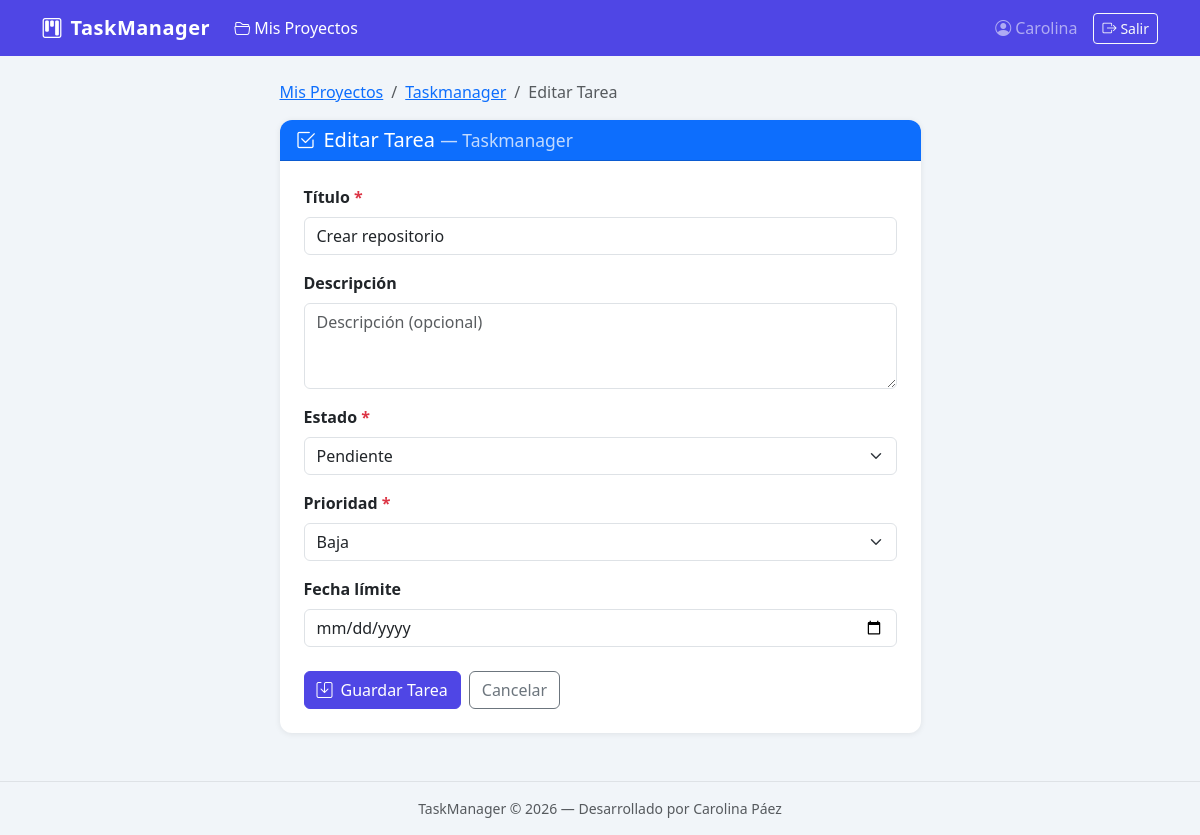
/projects/tareas/1/editar/ (signed in), run on the app's committed database.
### apps/projects/models.py (models this page shows, shortened)
class Project(models.Model):
    STATUS_ACTIVE   = 'active'
    STATUS_PAUSED   = 'paused'
    STATUS_FINISHED = 'finished'
    STATUS_CHOICES = [
        (STATUS_ACTIVE,   'Activo'),
        (STATUS_PAUSED,   'Pausado'),
        (STATUS_FINISHED, 'Finalizado'),
    ]
    owner = models.ForeignKey(
        User,
        on_delete=models.CASCADE,
        related_name='project_set',   # user.project_set.all()
        verbose_name='Propietario',
    )
    name = models.CharField(
        max_length=200,
        verbose_name='Nombre del proyecto',
    )
    description = models.TextField(
        blank=True,
        verbose_name='Descripción',
    )
    status = models.CharField(
        max_length=20,
        choices=STATUS_CHOICES,
        default=STATUS_ACTIVE,
        verbose_name='Estado',
    )
    deadline = models.DateField(
        null=True,
        blank=True,
        verbose_name='Fecha límite',
    )
    created_at = models.DateTimeField(auto_now_add=True, verbose_name='Creado el')
    updated_at = models.DateTimeField(auto_now=True,     verbose_name='Actualizado el')
    class Meta:
        verbose_name = 'Proyecto'
        verbose_name_plural = 'Proyectos'
        ordering = ['-created_at']   # Los más nuevos primero

class Task(models.Model):
    STATUS_TODO       = 'todo'
    STATUS_IN_PROGRESS = 'in_progress'
    STATUS_DONE       = 'done'
    STATUS_CHOICES = [
        (STATUS_TODO,        'Pendiente'),
        (STATUS_IN_PROGRESS, 'En progreso'),
        (STATUS_DONE,        'Completada'),
    ]
    PRIORITY_LOW    = 'low'
    PRIORITY_MEDIUM = 'medium'
    PRIORITY_HIGH   = 'high'
    PRIORITY_CHOICES = [
        (PRIORITY_LOW,    'Baja'),
        (PRIORITY_MEDIUM, 'Media'),
        (PRIORITY_HIGH,   'Alta'),
    ]
    project = models.ForeignKey(
        Project,
        on_delete=models.CASCADE,
        related_name='task_set',   # project.task_set.all()
        verbose_name='Proyecto',
    )
    title = models.CharField(
        max_length=300,
        verbose_name='Título',
    )
    description = models.TextField(
        blank=True,
        verbose_name='Descripción',
    )
    status = models.CharField(
        max_length=20,
        choices=STATUS_CHOICES,
        default=STATUS_TODO,
        verbose_name='Estado',
    )
    priority = models.CharField(
        max_length=10,
        choices=PRIORITY_CHOICES,
        default=PRIORITY_MEDIUM,
        verbose_name='Prioridad',
    )
    due_date = models.DateField(
        null=True,
        blank=True,
        verbose_name='Fecha límite',
    )
    created_at = models.DateTimeField(auto_now_add=True, verbose_name='Creado el')
    class Meta:
        verbose_name = 'Tarea'
        verbose_name_plural = 'Tareas'
        ordering = ['status', '-priority', 'due_date']

### apps/projects/views.py (the view, shortened to what this page needs)
# urls.py: path('tareas/<int:pk>/editar/',          views.TaskUpdateView.as_view(), name='task_update'),
class TaskUpdateView(LoginRequiredMixin, View):
    template_name = 'projects/task_form.html'
    def get(self, request, pk):
        task = get_object_or_404(Task, pk=pk, project__owner=request.user)
        form = TaskForm(instance=task)
        return render(request, self.template_name, {
            'form': form, 'project': task.project, 'task': task, 'action': 'Editar'
        })

### apps/projects/forms.py (shortened to what this page needs)
class TaskForm(forms.ModelForm):
    class Meta:
        model = Task
        fields = ['title', 'description', 'status', 'priority', 'due_date']
        widgets = {
            'title': forms.TextInput(attrs={
                'class': 'form-control',
                'placeholder': 'Título de la tarea',
            }),
            'description': forms.Textarea(attrs={
                'class': 'form-control',
                'rows': 3,
                'placeholder': 'Descripción (opcional)',
            }),
            'status': forms.Select(attrs={
                'class': 'form-select',
            }),
            'priority': forms.Select(attrs={
                'class': 'form-select',
            }),
            'due_date': forms.DateInput(attrs={
                'class': 'form-control',
                'type': 'date',
            }),
        }
        labels = {
            'title':       'Título',
            'description': 'Descripción',
            'status':      'Estado',
            'priority':    'Prioridad',
            'due_date':    'Fecha límite',
        }

### templates/projects/task_form.html (shortened to what this page needs)
{% extends "base.html" %}
{% block content %}
<div class="row justify-content-center">
  <div class="col-md-7">
    <nav aria-label="breadcrumb" class="mb-3">
      <ol class="breadcrumb">
        <li class="breadcrumb-item">
          <a href="{% url 'projects:project_list' %}">Mis Proyectos</a>
        </li>
        <li class="breadcrumb-item">
          <a href="{% url 'projects:project_detail' project.pk %}">{{ project.name }}</a>
        </li>
        <li class="breadcrumb-item active">{{ action }} Tarea</li>
      </ol>
    </nav>
    <div class="card">
      <div class="card-header bg-primary text-white">
        <h5 class="mb-0">
          <i class="bi bi-check2-square me-2"></i>{{ action }} Tarea
          <small class="opacity-75">— {{ project.name }}</small>
        </h5>
      </div>
      <div class="card-body p-4">
        <form method="post" novalidate>
          {% for field in form %}
          <div class="mb-3">
            <label for="{{ field.id_for_label }}" class="form-label fw-semibold">
              {{ field.label }}
              {% if field.field.required %}
                <span class="text-danger">*</span>
              {% endif %}
            </label>
            {{ field }}
          </div>
          {% endfor %}
          <div class="d-flex gap-2 mt-4">
            <button type="submit" class="btn btn-primary">
              <i class="bi bi-save me-2"></i>Guardar Tarea
            </button>
            <a href="{% url 'projects:project_detail' project.pk %}"
               class="btn btn-outline-secondary">Cancelar</a>
          </div>
        </form>
      </div>
    </div>
  </div>
</div>
{% endblock %}

### templates/base.html (shortened to what this page needs)
<!DOCTYPE html>
<html lang="es">
<head>
  <link href="https://cdn.jsdelivr.net/npm/bootstrap@5.3.3/dist/css/bootstrap.min.css"
        rel="stylesheet">
  <link href="https://cdn.jsdelivr.net/npm/bootstrap-icons@1.11.3/font/bootstrap-icons.min.css"
        rel="stylesheet">
</head>
<body>
  <nav class="navbar navbar-expand-lg navbar-dark" style="background: var(--primary);">
    <div class="container">
      <a class="navbar-brand" href="{% url 'projects:project_list' %}">
        <i class="bi bi-kanban me-2"></i>TaskManager
      </a>
      <div class="collapse navbar-collapse" id="navMenu">
        <ul class="navbar-nav me-auto">
          {% if user.is_authenticated %}
          <li class="nav-item">
            <a class="nav-link {% if request.resolver_match.app_name == 'projects' %}active{% endif %}"
               href="{% url 'projects:project_list' %}">
              <i class="bi bi-folder2-open me-1"></i>Mis Proyectos
            </a>
          </li>
          {% endif %}
        </ul>
        <ul class="navbar-nav ms-auto align-items-center gap-2">
          {% if user.is_authenticated %}
            <li class="nav-item">
              <a class="nav-link" href="{% url 'accounts:profile' %}">
                <i class="bi bi-person-circle me-1"></i>{{ user.username }}
              </a>
            </li>
            <li class="nav-item">
              <form method="post" action="{% url 'accounts:logout' %}" class="d-inline">
                <button type="submit" class="btn btn-outline-light btn-sm">
                  <i class="bi bi-box-arrow-right me-1"></i>Salir
                </button>
              </form>
            </li>
          {% endif %}
        </ul>
      </div>
    </div>
  </nav>
  <main class="container py-4">
    {% block content %}{% endblock %}
  </main>
  <footer class="text-center py-3 mt-4 text-muted small border-top">
    TaskManager &copy; 2026 — Desarrollado por Carolina Páez
  </footer>
</body>
</html>

### templates/base.html (style rules this page uses)
:root { --primary: #4f46e5; --primary-dark: #3730a3; --sidebar-bg: #1e1b4b; --sidebar-text: #c7d2fe; }
body { background: #f1f5f9; min-height: 100vh; }
.navbar-brand { font-weight: 700; letter-spacing: .5px; }
.card { border: none; border-radius: 12px; box-shadow: 0 1px 6px rgba(0,0,0,.08); }
.card-header { border-radius: 12px 12px 0 0 !important; font-weight: 600; }
.btn-primary { background: var(--primary); border-color: var(--primary); }

### data on the page
Project: name "Taskmanager"
Task: form "Crear repositorio" "Pendiente" "Baja"

### other printed values
{{ user.username }} "Carolina"
{{ action }} "Editar"
{{ field.label }} "Título" "Descripción" "Estado" "Prioridad" "Fecha límite"
